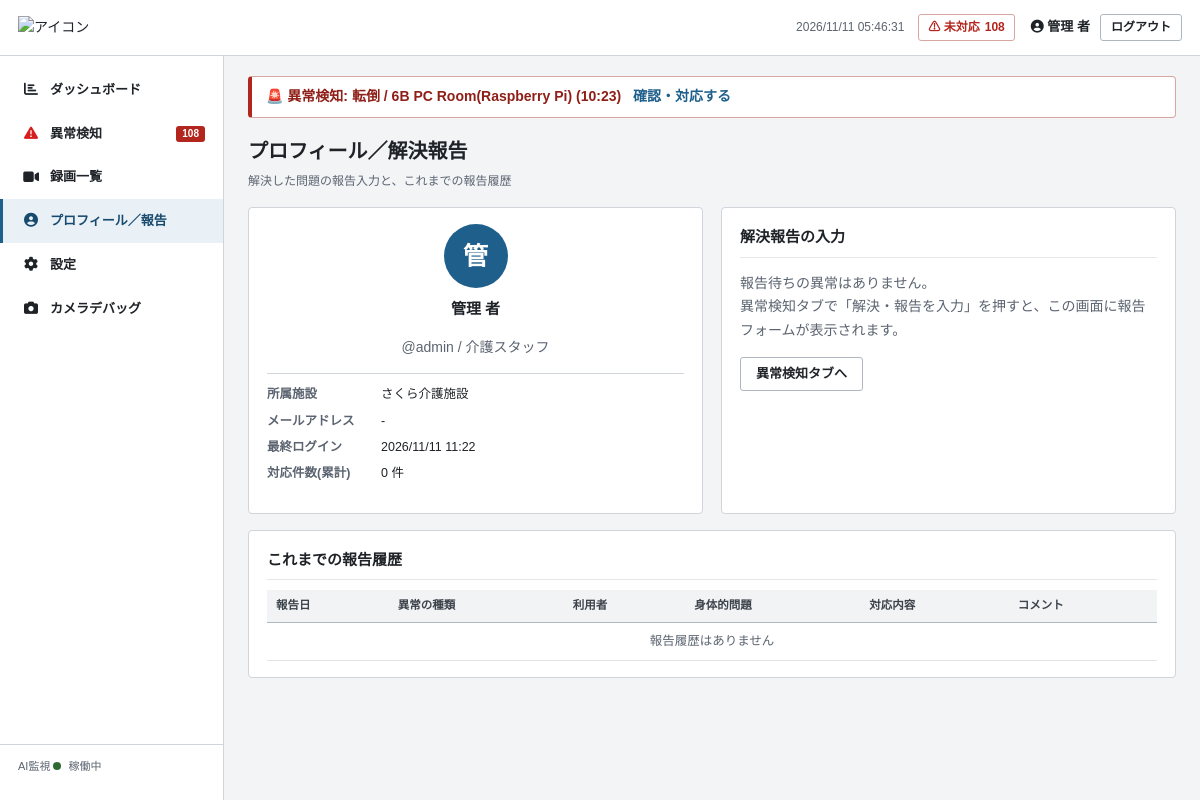
The app's page /accounts/profile/ (signed in), older data.
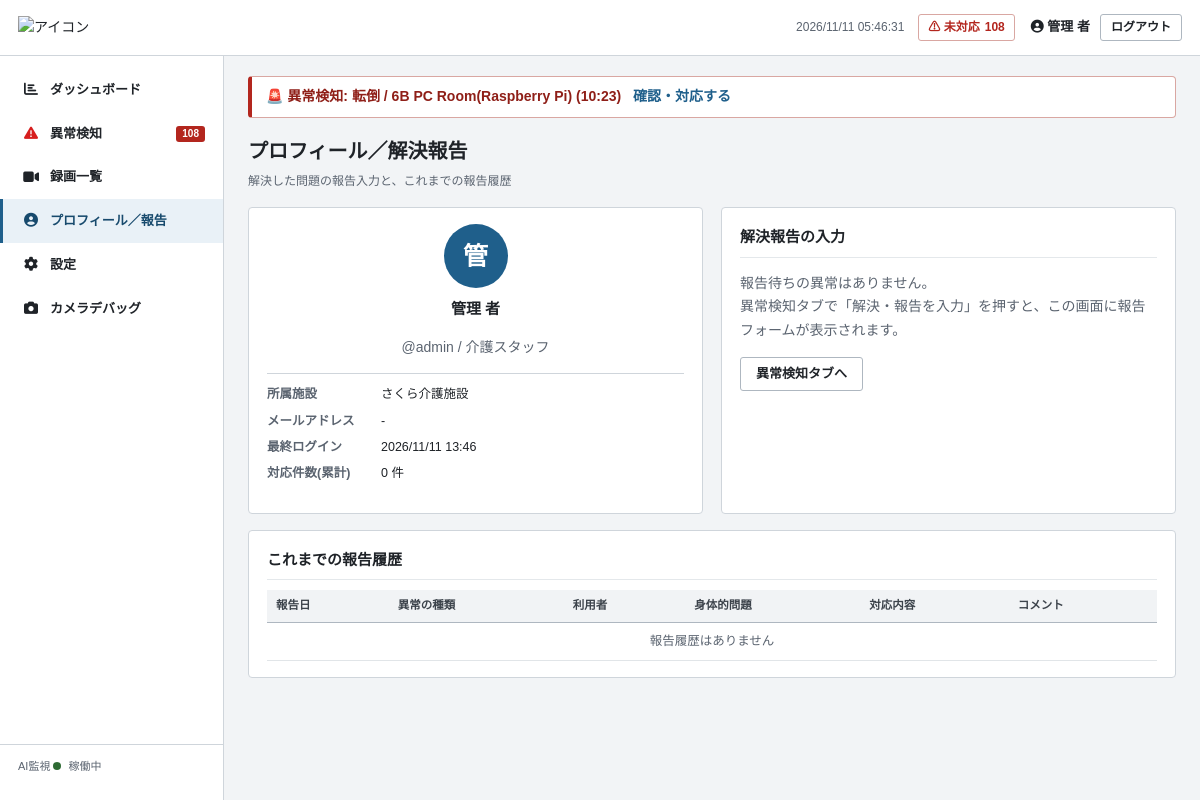
The same page, newer data.
### core/models.py (models this page shows, shortened)
class User(AbstractBaseUser):
    username = models.CharField("ユーザー名", max_length=150, unique=True)
    first_name = models.CharField("名", max_length=50, blank=True)
    last_name = models.CharField("姓", max_length=50, blank=True)
    email = models.EmailField("メールアドレス", blank=True)
    is_active = models.BooleanField("有効", default=True)
    is_admin = models.BooleanField("管理画面を利用できる", default=False)
    date_joined = models.DateTimeField("登録日", default=timezone.now)
    objects = UserManager()
    USERNAME_FIELD = "username"
    REQUIRED_FIELDS = []
    class Meta:
        verbose_name = "介護士"
        verbose_name_plural = "介護士"
        default_permissions = ()  # 権限レコードを作らない
    def get_full_name(self):
        return f"{self.last_name} {self.first_name}".strip()

class Alert(models.Model):
    class Kind(models.TextChoices):
        FALL = "fall", "転倒"
        SUSPICIOUS = "suspicious", "あやしい動き"
        ZONE = "zone", "立ち入り禁止ゾーン"
    class Status(models.TextChoices):
        OPEN = "open", "未対応"
        RESPONDING = "responding", "対応中"
        RESOLVED = "resolved", "解決済み"
        FALSE_POSITIVE = "false_positive", "誤検知"
    kind = models.CharField("種類", max_length=16, choices=Kind.choices)
    status = models.CharField("状況", max_length=16, choices=Status.choices, default=Status.OPEN)
    camera = models.ForeignKey(Camera, verbose_name="カメラ", on_delete=models.CASCADE, related_name="alerts")
    occurred_at = models.DateTimeField("発生日時")
    confidence = models.FloatField("AI信頼度", null=True, blank=True, help_text="0.0〜1.0")
    detected_state = models.CharField(
        "検知時の人物状態", max_length=16,
        choices=PersonState.choices, default=PersonState.UNKNOWN,
    )
    created_at = models.DateTimeField("アラート発生時刻", default=timezone.now)
    responded_at = models.DateTimeField("対応開始時刻", null=True, blank=True)
    resolved_at = models.DateTimeField("対応完了時刻", null=True, blank=True)
    is_false_positive = models.BooleanField("誤検知", default=False)
    thumbnail_url = models.TextField("サムネイルURL", blank=True)
    responder = models.ForeignKey(
        User, verbose_name="対応者",
        null=True, blank=True, on_delete=models.SET_NULL, related_name="responding_alerts",
    )
    class Meta:
        verbose_name = "異常検知"
        verbose_name_plural = "異常検知"
        ordering = ["-occurred_at"]
        default_permissions = ()
    @property
    def kind_label(self):
        return self.get_kind_display()
    @property
    def location(self):
        return self.camera.location

class Camera(models.Model):
    name = models.CharField("カメラ名", max_length=64)
    location = models.CharField("設置場所", max_length=128)
    stream_url = models.TextField("ストリームURL", blank=True)
    is_online = models.BooleanField("online", default=True)
    class Meta:
        verbose_name = "カメラ"
        verbose_name_plural = "カメラ"
        default_permissions = ()

### core/views.py (the view)
# urls.py: path("accounts/profile/", views.profile, name="profile"),
@login_required
def profile(request):
    target_alert = None
    alert_id = request.GET.get("alert")
    if alert_id and alert_id.isdigit():
        alert = Alert.objects.filter(
            id=int(alert_id), responder=request.user, status=Alert.Status.RESOLVED,
        ).first()
        if alert and not hasattr(alert, "report"):
            target_alert = alert
    my_reports = AlertReport.objects.filter(author=request.user).select_related("alert", "resident")
    return render(request, "accounts/profile.html", {
        "target_alert": target_alert,
        "residents": Resident.objects.all(),
        "my_reports": my_reports,
        "profile": {
            "role": "介護スタッフ",
            "facility": "さくら介護施設",
            "resolved_count": my_reports.count(),
        },
    })

### core/auth.py (called while the page is built)
    def get_user(self, user_id):
        User = get_user_model()
        try:
            return User.objects.get(pk=user_id)
        except User.DoesNotExist:
            return None

### core/context_processors.py (called while the page is built)
def asset_version(request):
    return {"asset_ver": ASSET_VER}

def alert_globals(request):
    if not request.user.is_authenticated:
        return {}
    open_alerts = Alert.objects.filter(status=Alert.Status.OPEN)
    return {
        "open_alert_count": open_alerts.count(),
        "latest_open_alert": open_alerts.order_by("-occurred_at").first(),
    }

### templates/accounts/profile.html (shortened to what this page needs)
{% extends "base.html" %}
{% block content %}
<div class="page-header">
  <h1>プロフィール／解決報告</h1>
  <p class="page-header__sub">解決した問題の報告入力と、これまでの報告履歴</p>
</div>
<div class="grid-2">
  <section class="card profile-card">
    <div class="profile-card__avatar" aria-hidden="true">
      {{ user.get_full_name|default:user.username|slice:":1" }}
    </div>
    <h2>{{ user.get_full_name|default:user.username }}</h2>
    <p class="muted">@{{ user.username }} / {{ profile.role|default:"介護スタッフ" }}</p>
    <dl class="profile-card__meta">
      <dt>所属施設</dt><dd>{{ profile.facility|default:"-" }}</dd>
      <dt>メールアドレス</dt><dd>{{ user.email|default:"-" }}</dd>
      <dt>最終ログイン</dt><dd>{{ user.last_login|date:"Y/m/d H:i" }}</dd>
      <dt>対応件数(累計)</dt><dd>{{ profile.resolved_count|default:0 }} 件</dd>
    </dl>
  </section>
  <section class="card" id="report-form">
    <div class="card__header">
      <h2>解決報告の入力</h2>
    </div>
    {% if target_alert %}
      <div class="report-target">
        <strong>対象の異常:</strong>
        {{ target_alert.kind_label }} /
        {{ target_alert.occurred_at|date:"Y/m/d H:i:s" }} /
        {{ target_alert.location }}
        {% if target_alert.recording_id %}
          <a href="{% url 'recording_detail' target_alert.recording_id %}" class="link">🎞 録画を確認</a>
        {% endif %}
      </div>
      {% include "includes/report_form.html" %}
    {% else %}
      <p class="muted">
        報告待ちの異常はありません。<br>
        異常検知タブで「解決・報告を入力」を押すと、この画面に報告フォームが表示されます。
      </p>
      <a href="{% url 'alert_list' %}" class="btn btn--ghost">異常検知タブへ</a>
    {% endif %}
  </section>
</div>
<section class="card">
  <div class="card__header">
    <h2>これまでの報告履歴</h2>
  </div>
  <table class="table">
    <thead>
      <tr>
        <th>報告日</th><th>異常の種類</th><th>利用者</th><th>身体的問題</th><th>対応内容</th><th>コメント</th>
      </tr>
    </thead>
    <tbody>
      {% for report in my_reports %}
      <tr>
        <td>{{ report.created_at|date:"Y/m/d H:i" }}</td>
        <td>{{ report.alert.kind_label }}</td>
        <td>{{ report.resident_name|default:"-" }}</td>
        <td><span class="chip chip--physical-{{ report.physical_issue }}">{{ report.physical_issue_label }}</span></td>
        <td>{{ report.action_taken|truncatechars:40 }}</td>
        <td>{{ report.comment|truncatechars:40|default:"-" }}</td>
      </tr>
      {% empty %}
      <tr><td colspan="6" class="table__empty">報告履歴はありません</td></tr>
      {% endfor %}
    </tbody>
  </table>
</section>
{% endblock %}

### templates/base.html (shortened to what this page needs)
{% load static %}<!DOCTYPE html>
<html lang="ja">
<head>
<link rel="stylesheet" href="https://cdnjs.cloudflare.com/ajax/libs/font-awesome/6.4.0/css/all.min.css">
<link rel="stylesheet" href="{% static 'css/style.css' %}?v={{ asset_ver }}">
</head>
{% url 'api_alerts' as api_alerts_url %}
<body data-alerts-api="{{ api_alerts_url|default:'' }}">
<div class="layout">
  <header class="topbar">
    <div class="topbar__brand">
      <img src="{% static 'img/logo2.svg' %}" alt="アイコン" style="width: 10em; height: auto;">
    </div>
    <div class="topbar__info">
      <span id="clock" class="topbar__clock">----/--/-- --:--:--</span>
      <a href="{% url 'alert_list' %}" class="topbar__alert-badge" title="未対応の異常一覧へ">
        ⚠ 未対応 <span id="alert-badge-count">{{ open_alert_count|default:0 }}</span>
      </a>
    </div>
    <div class="topbar__user">
      {% if user.is_authenticated %}
        <a class="topbar__username" href="{% url 'profile' %}"><i class="fa-solid fa-circle-user"></i> {{ user.get_full_name|default:user.username }}</a>
        <form method="post" action="{% url 'logout' %}" class="inline-form">
          <button type="submit" class="btn btn--ghost btn--sm">ログアウト</button>
        </form>
      {% else %}
        <a class="btn btn--primary btn--sm" href="{% url 'login' %}">ログイン</a>
      {% endif %}
    </div>
  </header>
  <nav class="sidebar" id="sidebar" aria-label="メインメニュー">
    <ul class="menu">
      <li class="menu__item{% if request.resolver_match.url_name == 'dashboard' %} is-active{% endif %}">
        <a href="{% url 'dashboard' %}"><span class="menu__icon"><i class="fa-solid fa-chart-bar"></i></span>ダッシュボード</a>
      </li>
      <li class="menu__item{% if request.resolver_match.url_name == 'alert_list' %} is-active{% endif %}">
        <a href="{% url 'alert_list' %}"><span class="menu__icon"><i class="fa-solid fa-triangle-exclamation" style="color: rgb(215, 30, 30);"></i></span>異常検知
          <span class="menu__badge" id="sidebar-alert-count"{% if not open_alert_count %} hidden{% endif %}>{{ open_alert_count|default:0 }}</span>
        </a>
      </li>
      <li class="menu__item{% if request.resolver_match.url_name == 'recording_list' %} is-active{% endif %}">
        <a href="{% url 'recording_list' %}"><span class="menu__icon"><i class="fa-solid fa-video"></i></span>録画一覧</a>
      </li>
      <li class="menu__item{% if request.resolver_match.url_name == 'profile' %} is-active{% endif %}">
        <a href="{% url 'profile' %}"><span class="menu__icon"><i class="fa-solid fa-circle-user"></i></span>プロフィール／報告</a>
      </li>
      <li class="menu__item{% if request.resolver_match.url_name == 'settings' %} is-active{% endif %}">
        <a href="{% url 'settings' %}"><span class="menu__icon"><i class="fa-solid fa-gear"></i></span>設定</a>
      </li>
      {% if user.is_admin %}
      <li class="menu__item{% if request.resolver_match.url_name == 'debug_camera' %} is-active{% endif %}">
        <a href="{% url 'debug_camera' %}"><span class="menu__icon"><i class="fa-solid fa-camera"></i></span>カメラデバッグ</a>
      </li>
      {% endif %}
    </ul>
    <div class="sidebar__footer">
      AI監視 <span class="status-dot status-dot--on"></span> 稼働中
    </div>
  </nav>
  <main class="main">
    {% if latest_open_alert %}
      <div class="global-alert-banner" role="alert">
        🚨 異常検知: {{ latest_open_alert.kind_label }} / {{ latest_open_alert.location }}
        ({{ latest_open_alert.occurred_at|date:"H:i" }})
        <a href="{% url 'alert_list' %}">確認・対応する</a>
      </div>
    {% endif %}
    {% block content %}{% endblock %}
  </main>
</div>
</body>
</html>

Row changes from the older to the newer data that the page shows:
changed User "管理 者": last_login "2026/11/11 11:22" → "2026/11/11 13:46"
